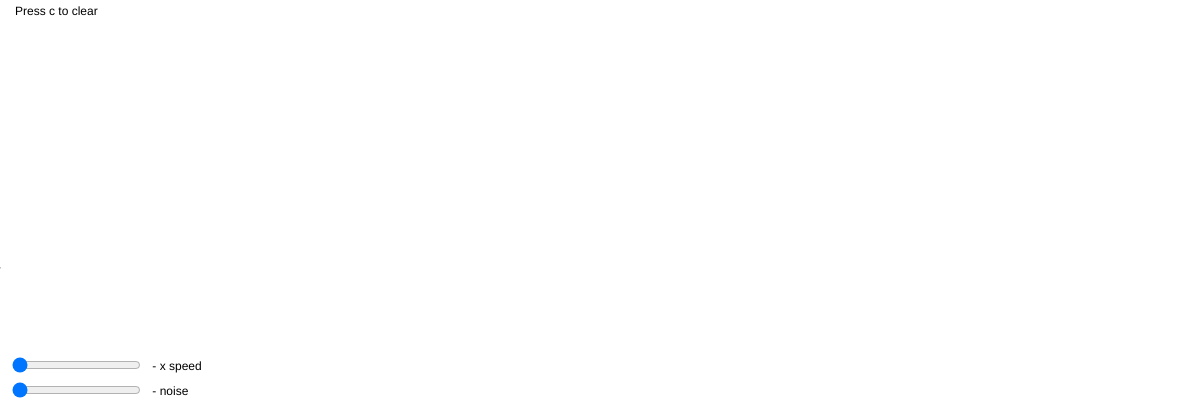
Frame 1 (no input)
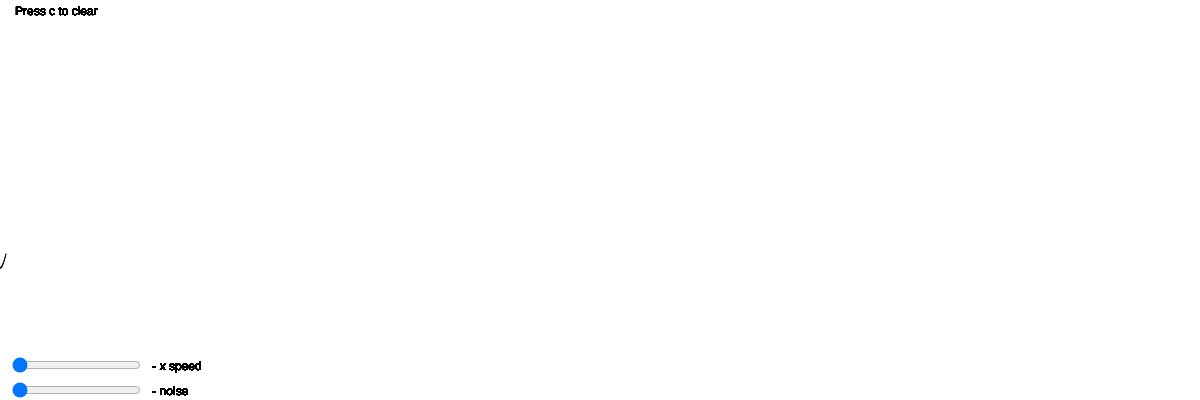
Frame 60 (no input)
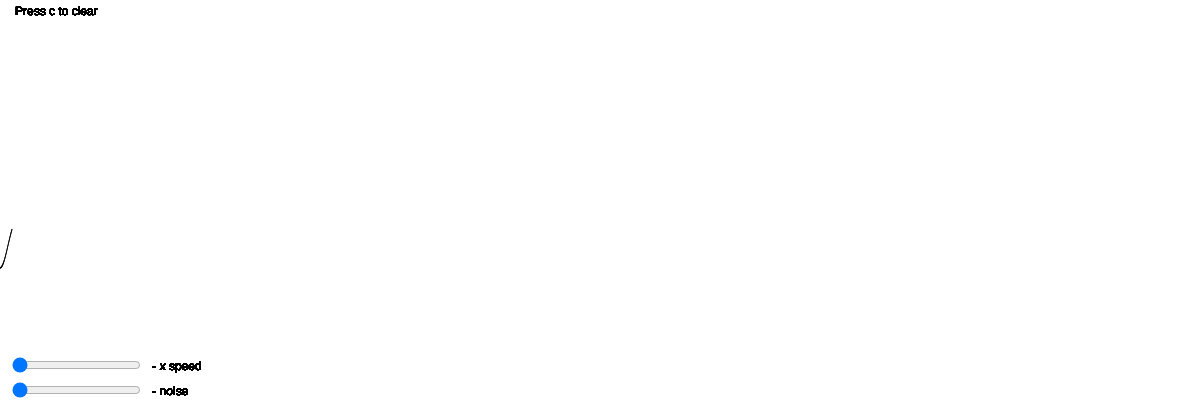
Frame 120 (the mouse pressed at the canvas centre since frame 60)

The p5.js sketch that drew these frames (run headless with seeded random() and noise() and a simulated clock; from frame 60 on, the mouse is pressed at the canvas centre):

// p5.js sketch
// ── sketch.js
var time;
var x;
var y;
var inc;

var incSlider;
var xSlider;

function setup() {
    createCanvas(windowWidth,400);
    
    x = 0;
    time = 0;
    
    background(255);
    
    //create sliders to change time increments and the speed of x axis traversal
    incSlider = createSlider(0,1000,1);
    incSlider.position(10,height-20);
    xSlider = createSlider(0,1000,1);
    xSlider.position(10,height-45);
}

function draw() {
    checkEdges();
    display();
}

function display() {
    inc = map(incSlider.value(), 0, 1000, 0.001, 0.1);
    
    y = map(noise(time),0,1,0,height);
    
    line(x, y, x, y);
    
    push();
    fill(0);
    textSize(12);
    text("Press c to clear", 15, 15);
    text(" - x speed", incSlider.x * 2 + incSlider.width,height-30);
    text(" - noise", xSlider.x * 2 + xSlider.width,height-5);
    pop();
    
    x += map(xSlider.value(), 0, 1000, 0.1, 1);
    time+=inc;
}

function checkEdges() {
    if (x > width) {
        x = 0;
    }
}

function keyPressed() {
    if(keyIsPressed && keyCode == 67) {
        background(255);
        x = 0;
    }
}
